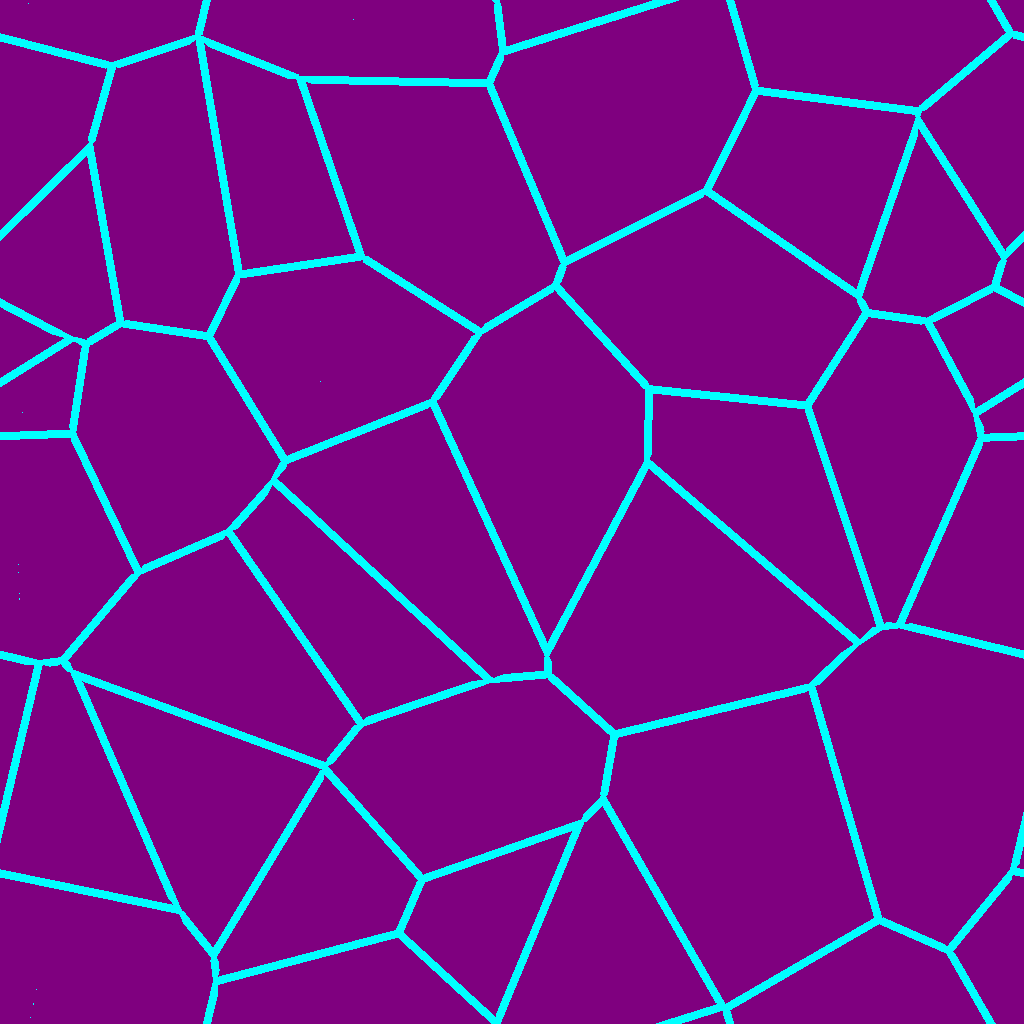

Here is the Python script that generated this plot:
import moderngl
import numpy
from PIL import Image
import math

def get_clostest_dist(points:numpy.array) -> float:
    nearest = math.inf
    for i, point1 in enumerate(points):
        for j, point2 in enumerate(points):
            if j == i:
                continue
            dist = numpy.linalg.norm(point1-point2)
            if dist < nearest:
                nearest = dist
    return nearest

# get compute shader code
compute_shader_source = ""
with open('border_shader.glsl', 'r') as file:
    compute_shader_source = file.read()


draw_dots = False
point_number = 32
width, height = 1024, 1024
thickness = 8
frames_per_second = 30
total_seconds = 10
background_color = (0.5, 0, 0.5)
border_color = (0, 1, 1)

total_frames = 1
# total_frames = frames_per_second*total_seconds

# seed = 0
# farthest_dist = 0
# for i in range(1000):
#     rng = numpy.random.default_rng(i)
#     points_data = rng.random((1, point_number, 2))
#     dist = get_clostest_dist(points_data[0])
#     if dist > farthest_dist:
#         farthest_dist = dist
#         seed = i

if total_frames > 1:
    # rng = numpy.random.default_rng(91)
    rng = numpy.random.default_rng(1)
    points_data = rng.random((1, point_number, 3))
    points_data = numpy.concatenate((points_data, numpy.zeros((1, point_number, 1))), axis=2)
else:
    # rng = numpy.random.default_rng(87) # for 8 points
    # rng = numpy.random.default_rng(372) # for 16 points
    rng = numpy.random.default_rng(679) # for 32 points
    # rng = numpy.random.default_rng(0)
    points_data = rng.random((1, point_number, 2))
    points_data = numpy.concatenate((points_data, numpy.zeros((1, point_number, 2))), axis=2)

# with open('border_pygame.py', 'w') as file:
#     for point in points_data[0].tolist():
#         print(point[:2], file=file)

# points_data = numpy.array([[
#     [0.5, 0.8, 0.0, 0.0],
#     [0.6, 0.3, 0.0, 0.0],
#     [0.2, 0.9, 0.0, 0.0],
#     [0.4, 0.2, 0.0, 0.0],
#     [0.1, 0.4, 0.0, 0.0],
#     [0.9, 0.1, 0.0, 0.0],
#     [0.8, 0.8, 0.0, 0.0],
#     [0.4, 0.5, 0.0, 0.0]
# ]], dtype='f4') # 'f4' is for 32-bit float

# points_data = numpy.array([[
#     [0.5, 0.8, 0.4, 0.0],
#     [0.6, 0.3, 0.8, 0.0],
#     [0.2, 0.9, 0.1, 0.0],
#     [0.4, 0.2, 0.3, 0.0],
#     [0.1, 0.4, 0.7, 0.0],
#     [0.9, 0.1, 0.2, 0.0],
#     [0.8, 0.8, 0.6, 0.0],
#     [0.4, 0.5, 0.0, 0.0]
# ]], dtype='f4') # 'f4' is for 32-bit float

# 1. Initialize ModernGL context
# This example uses a headless context. For a windowed app,
# you would get the context from a library like moderngl-window.
context = moderngl.create_standalone_context(require=430)

# 2. Create the input texture from the numpy array
# The format 'r32f' is for a single 32-bit float channel, perfect for grayscale.
points_texture = context.texture(
    (point_number, 1),
    components=4,
    data=points_data.astype('f4').tobytes(),
    dtype='f4',
)

# 3. Create the output texture
# The output texture should have the same dimensions and format.
output_texture = context.texture(
    (width, height),
    components=4,
    data=None, # No initial data
    dtype='f4',
)

# 5. Create a ComputeShader object and bind textures
compute_shader = context.compute_shader(compute_shader_source)
compute_shader['draw_dots'] = draw_dots
compute_shader['width'] = width
compute_shader['height'] = height
compute_shader['thickness'] = thickness
compute_shader['background_color'] = background_color
compute_shader['border_color'] = border_color

# Bind the textures to their respective image units
# Output image is write-only (read=False, write=True)
output_texture.bind_to_image(unit=0, read=False, write=True)
# # Input image is read-only (read=True, write=False)
points_texture.bind_to_image(unit=1, read=True, write=False)

# 6. Run the compute shader
# `group_x` and `group_y` are the number of workgroups to dispatch.
# We divide the total dimensions by the local workgroup size (4x4)
group_x = width // 32
group_y = height // 32

frames:list[Image.Image] = []
for i in range(total_frames):
    print(i/total_frames)
    compute_shader['time'] = i/total_frames
    compute_shader.run(group_x=group_x, group_y=group_y)

    # 7. Read the output texture data back to a numpy array
    output_data = numpy.frombuffer(output_texture.read(), dtype='f4').reshape(height, width, 4)
    print(output_data[0][0])
    print()
    output_data = numpy.delete(output_data, 3, axis=2)
    output_data = numpy.flip(output_data, axis=0)

    # Print the results
    # print("Input array:")
    # print(input_data)
    # print("\nOutput array:")
    # print(output_data)

    rgb_image_array = (output_data*255).astype(numpy.uint8)
    # print(rgb_image_array)

    # create image
    image = Image.fromarray(rgb_image_array, "RGB")
    frames.append(image)

# save image
if total_frames > 1:
    frames[0].save("border.gif", save_all=True, append_images=frames[1:], optimize=False, duration=1000/frames_per_second,loop=0)
else:
    frames[0].save("border.png")
 
# Optional: Release resources
context.release()
output_texture.release()
points_texture.release()
